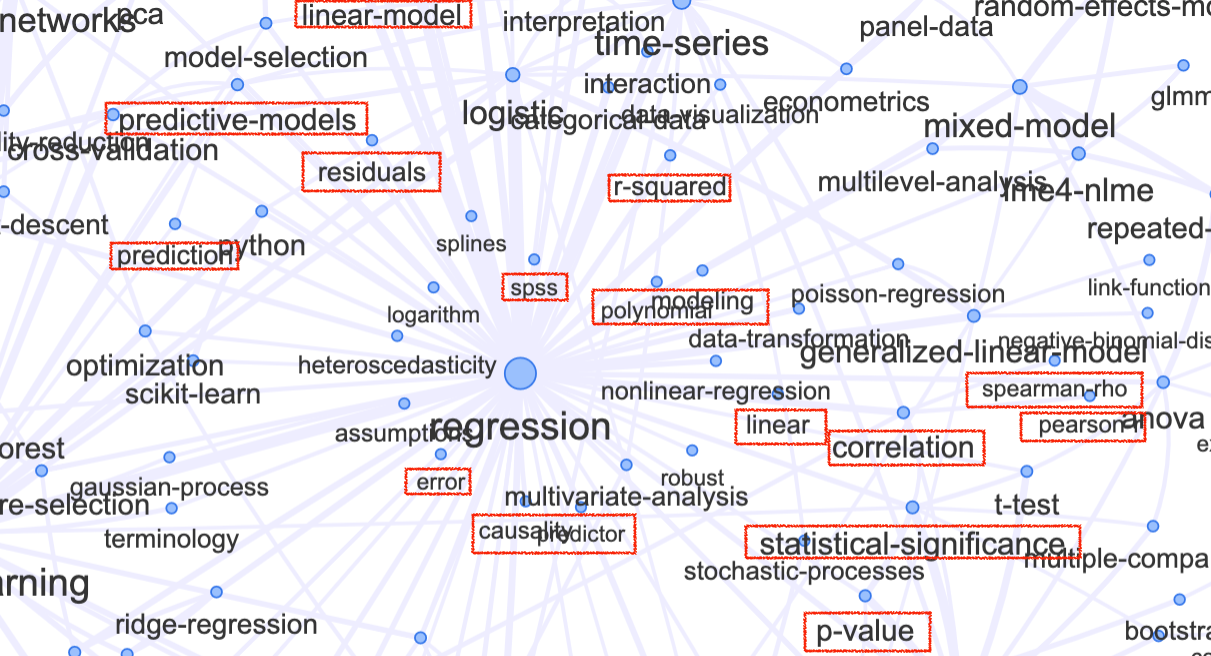

Source code (R):
# https://stats.stackexchange.com/questions/430259/what-are-the-branches-of-statistics
# https://data.stackexchange.com/stats/query/edit/1809065
# select Tags from Posts where PostTypeId = 1 and Score >2

#the sql-script saved like an sql file
network <- read.csv("network.csv", stringsAsFactors = 0)
#it looks like this:
network[1][1:5,]

l <- length(network[,1])
nk <- 1
keywords <- c("<r>") # 
M <- matrix(0,1)

for (j in 1:l) {                              # loop all lines in the text file
  s <- stringr::str_match_all(network[j,],"<.*?>")           # extract keywords
  m <- c(0)                                             
  for (is in s[[1]]) {
    if (sum(keywords == is) == 0) {           # check if there is a new keyword
      keywords <- c(keywords,is)              # add to the keywords table
      nk<-nk+1
      M <- cbind(M,rep(0,nk-1))               # expand the relation matrix with zero's
      M <- rbind(M,rep(0,nk))
    }
    m <- c(m, which(keywords == is))
    lm <- length(m)
    if (lm>2) {                               # for keywords >2 add +1 to the relations
      for (mi in m[-c(1,lm)]) {
        M[mi,m[lm]] <- M[mi,m[lm]]+1
        M[m[lm],mi] <- M[m[lm],mi]+1
      }
    }
  }
}


#getting rid of <  >
skeywords <- sub(c("<"),"",keywords)
skeywords <- sub(c(">"),"",skeywords) 


# plotting connections 

library(igraph)
library("visNetwork")

# reduces nodes and edges
Ms<-M[-1,-1]             # -1,-1 elliminates the 'r' tag which offsets the graph
Ms[which(Ms<50)] <- 0
ww <- colSums(Ms)
el <- which(ww==0)

# convert to data object for VisNetwork function
g <- graph.adjacency(Ms[-el,-el], weighted=TRUE, mode = "undirected")
data <- toVisNetworkData(g)

# adjust some plotting parameters some 
data$nodes['label'] <- skeywords[-1][-el]
data$nodes['title'] <- skeywords[-1][-el]
data$nodes['value'] <- colSums(Ms)[-el]
data$edges['width'] <- sqrt(data$edges['weight'])*1
data$nodes['font.size'] <- 20+log(ww[-el])*6
data$edges['color'] <- "#eeeeff"

#plot
visNetwork(nodes = data$nodes, edges = data$edges) %>%
  visPhysics(solver = "forceAtlas2Based", stabilization = TRUE,
             forceAtlas2Based = list(nodeDistance=70, springConstant = 0.04,
                                     springLength = 50,
                                     avoidOverlap =1)
  )
